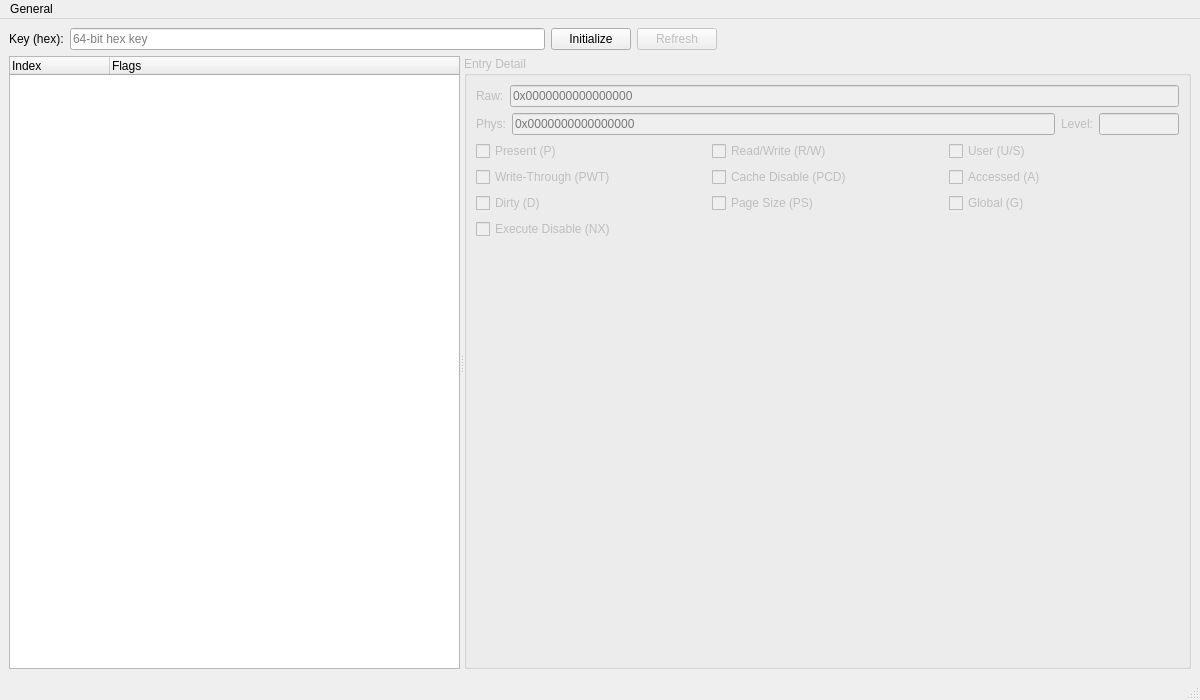
<?xml version="1.0" encoding="UTF-8"?>
<ui version="4.0">
 <class>MainWindow</class>
 <widget class="QMainWindow" name="MainWindow">
  <property name="geometry">
   <rect>
    <x>0</x>
    <y>0</y>
    <width>1200</width>
    <height>700</height>
   </rect>
  </property>
  <property name="windowTitle">
   <string>Page Table Viewer</string>
  </property>
  <widget class="QWidget" name="centralwidget">
   <layout class="QVBoxLayout" name="mainLayout">
    <item>
     <layout class="QHBoxLayout" name="keyLayout">
      <item>
       <widget class="QLabel" name="keyLabel">
        <property name="text">
         <string>Key (hex):</string>
        </property>
       </widget>
      </item>
      <item>
       <widget class="QLineEdit" name="keyEdit">
        <property name="inputMask">
         <string>HHHHHHHHHHHHHHHH</string>
        </property>
        <property name="maxLength">
         <number>16</number>
        </property>
        <property name="placeholderText">
         <string>64-bit hex key</string>
        </property>
       </widget>
      </item>
      <item>
       <widget class="QPushButton" name="initButton">
        <property name="text">
         <string>Initialize</string>
        </property>
       </widget>
      </item>
      <item>
       <widget class="QPushButton" name="refreshButton">
        <property name="text">
         <string>Refresh</string>
        </property>
        <property name="enabled">
         <bool>false</bool>
        </property>
       </widget>
      </item>
      <item>
       <spacer name="horizontalSpacer">
        <property name="orientation">
         <enum>Qt::Orientation::Horizontal</enum>
        </property>
        <property name="sizeHint" stdset="0">
         <size>
          <width>40</width>
          <height>20</height>
         </size>
        </property>
       </spacer>
      </item>
     </layout>
    </item>
    <item>
     <widget class="QSplitter" name="mainSplitter">
      <property name="orientation">
       <enum>Qt::Orientation::Horizontal</enum>
      </property>
      <widget class="QTreeWidget" name="pageTree">
       <property name="columnCount">
        <number>2</number>
       </property>
       <attribute name="headerDefaultSectionSize">
        <number>100</number>
       </attribute>
       <column>
        <property name="text">
         <string>Index</string>
        </property>
       </column>
       <column>
        <property name="text">
         <string>Flags</string>
        </property>
       </column>
      </widget>
      <widget class="QGroupBox" name="detailGroup">
       <property name="title">
        <string>Entry Detail</string>
       </property>
       <property name="enabled">
        <bool>false</bool>
       </property>
       <layout class="QVBoxLayout" name="detailLayout">
        <item>
         <layout class="QHBoxLayout" name="rawLayout">
          <item>
           <widget class="QLabel" name="rawLabel">
            <property name="text">
             <string>Raw:</string>
            </property>
           </widget>
          </item>
          <item>
           <widget class="QLineEdit" name="rawValueEdit">
            <property name="readOnly">
             <bool>true</bool>
            </property>
            <property name="placeholderText">
             <string>0x0000000000000000</string>
            </property>
           </widget>
          </item>
         </layout>
        </item>
        <item>
         <layout class="QHBoxLayout" name="physLayout">
          <item>
           <widget class="QLabel" name="physLabel">
            <property name="text">
             <string>Phys:</string>
            </property>
           </widget>
          </item>
          <item>
           <widget class="QLineEdit" name="physAddrEdit">
            <property name="readOnly">
             <bool>true</bool>
            </property>
            <property name="placeholderText">
             <string>0x0000000000000000</string>
            </property>
           </widget>
          </item>
          <item>
           <widget class="QLabel" name="levelLabel">
            <property name="text">
             <string>Level:</string>
            </property>
           </widget>
          </item>
          <item>
           <widget class="QLineEdit" name="levelEdit">
            <property name="readOnly">
             <bool>true</bool>
            </property>
            <property name="maximumSize">
             <size>
              <width>80</width>
              <height>16777215</height>
             </size>
            </property>
           </widget>
          </item>
         </layout>
        </item>
        <item>
         <layout class="QGridLayout" name="flagsLayout">
          <item row="0" column="0">
           <widget class="QCheckBox" name="presentCheck">
            <property name="text">
             <string>Present (P)</string>
            </property>
            <property name="enabled">
             <bool>false</bool>
            </property>
           </widget>
          </item>
          <item row="0" column="1">
           <widget class="QCheckBox" name="rwCheck">
            <property name="text">
             <string>Read/Write (R/W)</string>
            </property>
            <property name="enabled">
             <bool>false</bool>
            </property>
           </widget>
          </item>
          <item row="0" column="2">
           <widget class="QCheckBox" name="userCheck">
            <property name="text">
             <string>User (U/S)</string>
            </property>
            <property name="enabled">
             <bool>false</bool>
            </property>
           </widget>
          </item>
          <item row="1" column="0">
           <widget class="QCheckBox" name="pwtCheck">
            <property name="text">
             <string>Write-Through (PWT)</string>
            </property>
            <property name="enabled">
             <bool>false</bool>
            </property>
           </widget>
          </item>
          <item row="1" column="1">
           <widget class="QCheckBox" name="pcdCheck">
            <property name="text">
             <string>Cache Disable (PCD)</string>
            </property>
            <property name="enabled">
             <bool>false</bool>
            </property>
           </widget>
          </item>
          <item row="1" column="2">
           <widget class="QCheckBox" name="accessedCheck">
            <property name="text">
             <string>Accessed (A)</string>
            </property>
            <property name="enabled">
             <bool>false</bool>
            </property>
           </widget>
          </item>
          <item row="2" column="0">
           <widget class="QCheckBox" name="dirtyCheck">
            <property name="text">
             <string>Dirty (D)</string>
            </property>
            <property name="enabled">
             <bool>false</bool>
            </property>
           </widget>
          </item>
          <item row="2" column="1">
           <widget class="QCheckBox" name="pseCheck">
            <property name="text">
             <string>Page Size (PS)</string>
            </property>
            <property name="enabled">
             <bool>false</bool>
            </property>
           </widget>
          </item>
          <item row="2" column="2">
           <widget class="QCheckBox" name="globalCheck">
            <property name="text">
             <string>Global (G)</string>
            </property>
            <property name="enabled">
             <bool>false</bool>
            </property>
           </widget>
          </item>
          <item row="3" column="0">
           <widget class="QCheckBox" name="nxCheck">
            <property name="text">
             <string>Execute Disable (NX)</string>
            </property>
            <property name="enabled">
             <bool>false</bool>
            </property>
           </widget>
          </item>
         </layout>
        </item>
        <item>
         <widget class="QLabel" name="hintLabel">
          <property name="text">
           <string/>
          </property>
          <property name="wordWrap">
           <bool>true</bool>
          </property>
         </widget>
        </item>
       </layout>
      </widget>
     </widget>
    </item>
   </layout>
  </widget>
  <widget class="QMenuBar" name="menubar">
   <property name="geometry">
    <rect>
     <x>0</x>
     <y>0</y>
     <width>1200</width>
     <height>30</height>
    </rect>
   </property>
   <widget class="QMenu" name="menuGeneral">
    <property name="title">
     <string>General</string>
    </property>
    <addaction name="actionInitialize"/>
    <addaction name="separator"/>
    <addaction name="actionQuit"/>
   </widget>
   <addaction name="menuGeneral"/>
  </widget>
  <widget class="QStatusBar" name="statusbar"/>
  <action name="actionInitialize">
   <property name="text">
    <string>Initialize</string>
   </property>
  </action>
  <action name="actionQuit">
   <property name="text">
    <string>Quit</string>
   </property>
  </action>
 </widget>
 <resources>
  <include location="icons.qrc"/>
 </resources>
 <connections/>
</ui>
